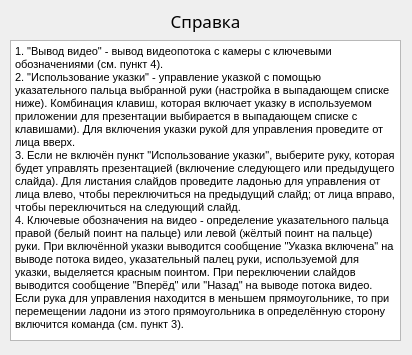
<?xml version="1.0" encoding="UTF-8"?>
<ui version="4.0">
 <class>Reference</class>
 <widget class="QWidget" name="Reference">
  <property name="enabled">
   <bool>true</bool>
  </property>
  <property name="geometry">
   <rect>
    <x>0</x>
    <y>0</y>
    <width>412</width>
    <height>355</height>
   </rect>
  </property>
  <property name="minimumSize">
   <size>
    <width>412</width>
    <height>355</height>
   </size>
  </property>
  <property name="maximumSize">
   <size>
    <width>412</width>
    <height>355</height>
   </size>
  </property>
  <property name="windowTitle">
   <string>Form</string>
  </property>
  <widget class="QLabel" name="label">
   <property name="enabled">
    <bool>true</bool>
   </property>
   <property name="geometry">
    <rect>
     <x>0</x>
     <y>0</y>
     <width>411</width>
     <height>41</height>
    </rect>
   </property>
   <property name="font">
    <font>
     <family>Mongolian Baiti</family>
     <pointsize>13</pointsize>
    </font>
   </property>
   <property name="text">
    <string>Справка</string>
   </property>
   <property name="alignment">
    <set>Qt::AlignCenter</set>
   </property>
  </widget>
  <widget class="QTextBrowser" name="textBrowser">
   <property name="geometry">
    <rect>
     <x>10</x>
     <y>40</y>
     <width>391</width>
     <height>301</height>
    </rect>
   </property>
   <property name="html">
    <string>&lt;!DOCTYPE HTML PUBLIC &quot;-//W3C//DTD HTML 4.0//EN&quot; &quot;http://www.w3.org/TR/REC-html40/strict.dtd&quot;&gt;
&lt;html&gt;&lt;head&gt;&lt;meta name=&quot;qrichtext&quot; content=&quot;1&quot; /&gt;&lt;style type=&quot;text/css&quot;&gt;
p, li { white-space: pre-wrap; }
&lt;/style&gt;&lt;/head&gt;&lt;body style=&quot; font-family:'MS Shell Dlg 2'; font-size:7.8pt; font-weight:400; font-style:normal;&quot;&gt;
&lt;p style=&quot; margin-top:0px; margin-bottom:0px; margin-left:0px; margin-right:0px; -qt-block-indent:0; text-indent:0px;&quot;&gt;&lt;span style=&quot; font-size:8pt;&quot;&gt;1. &amp;quot;Вывод видео&amp;quot; - вывод видеопотока с камеры с ключевыми обозначениями (см. пункт 4).&lt;/span&gt;&lt;/p&gt;
&lt;p style=&quot; margin-top:0px; margin-bottom:0px; margin-left:0px; margin-right:0px; -qt-block-indent:0; text-indent:0px;&quot;&gt;&lt;span style=&quot; font-size:8pt;&quot;&gt;2. &amp;quot;Использование указки&amp;quot; - управление указкой с помощью указательного пальца выбранной руки (настройка в выпадающем списке ниже). Комбинация клавиш, которая включает указку в используемом приложении для презентации выбирается в выпадающем списке с клавишами). Для включения указки рукой для управления проведите от лица вверх.&lt;/span&gt;&lt;/p&gt;
&lt;p style=&quot; margin-top:0px; margin-bottom:0px; margin-left:0px; margin-right:0px; -qt-block-indent:0; text-indent:0px;&quot;&gt;&lt;span style=&quot; font-size:8pt;&quot;&gt;3. Если не включён пункт &amp;quot;Использование указки&amp;quot;, выберите руку, которая будет управлять презентацией (включение следующего или предыдущего слайда). Для листания слайдов проведите ладонью для управления от лица влево, чтобы переключиться на предыдущий слайд; от лица вправо, чтобы переключиться на следующий слайд.&lt;/span&gt;&lt;/p&gt;
&lt;p style=&quot; margin-top:0px; margin-bottom:0px; margin-left:0px; margin-right:0px; -qt-block-indent:0; text-indent:0px;&quot;&gt;&lt;span style=&quot; font-size:8pt;&quot;&gt;4. Ключевые обозначения на видео - определение указательного пальца правой (белый поинт на пальце) или левой (жёлтый поинт на пальце) руки. При включённой указки выводится сообщение &amp;quot;Указка включена&amp;quot; на выводе потока видео, указательный палец руки, используемой для указки, выделяется красным поинтом. При переключении слайдов выводится сообщение &amp;quot;Вперёд&amp;quot; или &amp;quot;Назад&amp;quot; на выводе потока видео. Если рука для управления находится в меньшем прямоугольнике, то при перемещении ладони из этого прямоугольника в определённую сторону включится команда (см. пункт 3).&lt;/span&gt;&lt;/p&gt;&lt;/body&gt;&lt;/html&gt;</string>
   </property>
  </widget>
 </widget>
 <resources/>
 <connections/>
</ui>
